Frame 1 (no input): blank canvas, image omitted
Frame 60 (the mouse pressed at the canvas centre just before this capture): blank canvas, image omitted
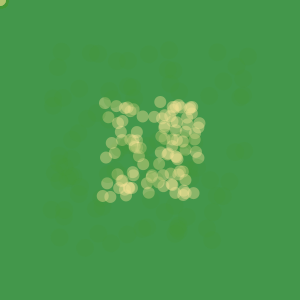
Frame 120 (the mouse held since frame 60 and released just before this capture)

The Processing sketch whose frames 1 and 60 were blank and that drew this single picture after the mouse press (run headless with seeded random() and noise(); from frame 60 on, the mouse is pressed at the canvas centre):

// Processing sketch: processing_121332
// ── processing_121332.pde


float[] x = new float[200];
float[] y = new float[200];
float[] x2 = new float[200];
float[] y2 = new float[200];

void setup() {
  size(300, 300);
  for (int i = 0; i < 100; i++) {
    x[i] = random(100, 200);
    y[i] = random(100, 200);
    x2[i] = random(50, 250);
    y2[i] = random(50, 250);
  }
}

void draw() {
  noStroke();
  background(67, 151, mouseX/2);
  
  for (int i = 0; i < 200; i++) {
    fill(247, 227, mouseX, 100);
    ellipse(x[i], y[i], mouseY/12, mouseX/12);
    fill(67, mouseX, 50, 50);
    ellipse(x2[i], y2[i], mouseX/8, mouseY/8);
  }
}
